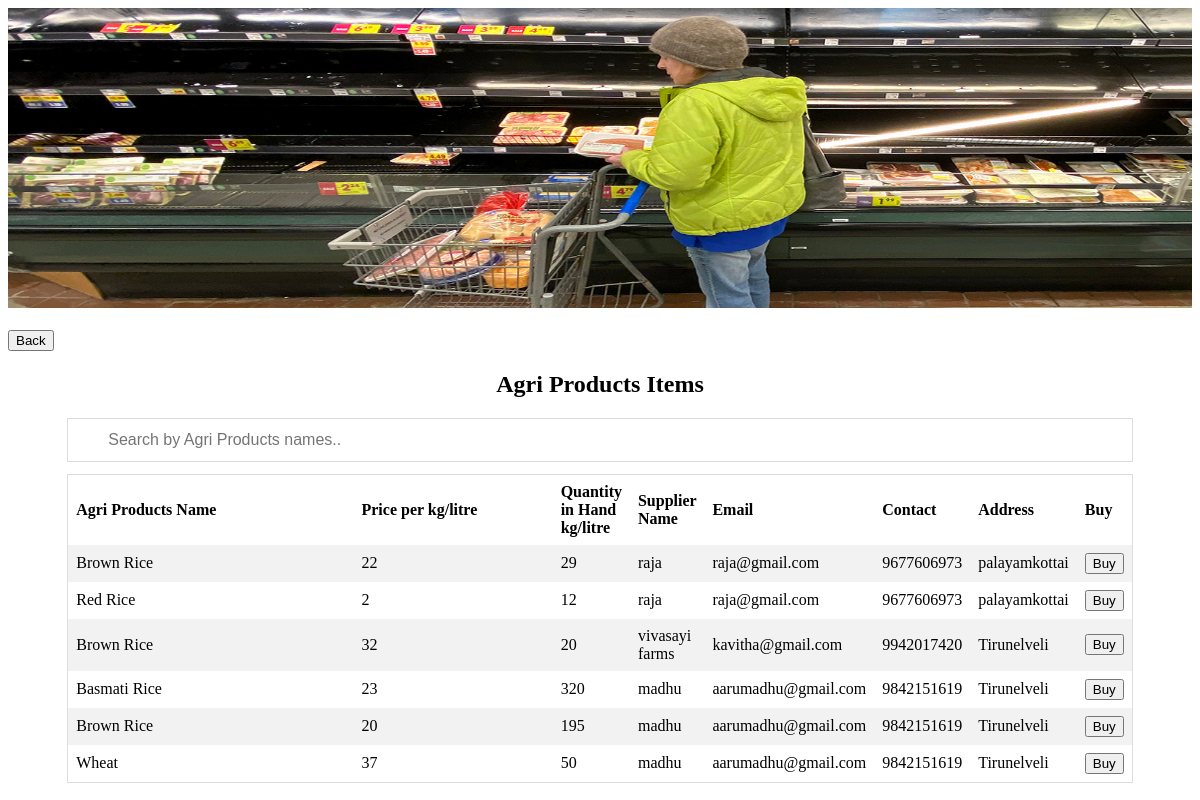
The page /user/added.php on the database its author committed.
### tables this page shows
CREATE TABLE `added_items` (
  `id` int(2) NOT NULL,
  `name` varchar(30) NOT NULL,
  `price` int(2) NOT NULL,
  `quantity` int(2) NOT NULL,
  `supplier_id` int(2) NOT NULL
);

CREATE TABLE `supplier_details` (
  `id` int(5) NOT NULL,
  `name` varchar(30) NOT NULL,
  `email` varchar(30) NOT NULL,
  `contact` varchar(20) NOT NULL,
  `address` varchar(100) NOT NULL,
  `password` varchar(20) NOT NULL
);

### user/added.php (the view, shortened to what this page needs)
<!DOCTYPE html>
<html>
<head>
</head>
<body>
<img src="gro.jpg" alt="Nature" class="responsive" width="100%" height="300">
<br><br>
<form method="GET" action="added.php">
<button type="submit" name="back" class="registerbtn">Back</button>
</form>
<center>
<h2>Agri Products Items</h2>
</center>
<center>
<input type="text" id="myInput" onkeyup="myFunction()" placeholder="Search by Agri Products names.." title="Type in a name">
<div style="overflow-x:auto;">
<table id="myTable">
  <tr class="header">
    <th style="width:60%;">Agri Products Name</th>
	<th style="width:60%;">Price per kg/litre</th>
	<th style="width:60%;">Quantity in Hand kg/litre</th>
	<th style="width:60%;">Supplier Name</th>
	<th style="width:60%;">Email</th>
	<th style="width:60%;">Contact</th>
	<th style="width:60%;">Address</th>
	<th style="width:60%;">Buy</th>
    </tr>
         <?php
		 $user="root";
				$password="";
				$db="agri_shop";
				$connect=new mysqli("localhost",$user,$password,$db) or die("not connected");
			$query=mysqli_query($connect,"SELECT * FROM `added_items` WHERE 1 ") or die(mysqli_error($connect));
while($row=mysqli_fetch_array($query))
{
    $pid = $row['id'];
	$name=$row['name'];
    $price=$row['price'];
	$quantity=$row['quantity'];
	$id=$row['supplier_id'];
		$query1=mysqli_query($connect,"SELECT * FROM `supplier_details` WHERE `id`=$id ") or die(mysqli_error($connect));
while($row=mysqli_fetch_array($query1))
{
	$sname=$row['name'];
    $email=$row['email'];
	$contact=$row['contact'];
	$address=$row['address'];
}
echo" <tr>
	<td>$name</td>
    <td>$price</td>
    <td>$quantity</td>
    <td>$sname</td>
	<td>$email</td>
	<td>$contact</td>
	<td>$address</td>
	<td><form method=\"POST\" action=\"added.php\"><input type=\"submit\" name=\"$pid\" value=\"Buy\"onClick=\"document.location.reload(true)\">
	</td>
	</tr>
    ";
}
?>
</table>
</div>
</center>
</body>
</html>

### user/added.php (style rules this page uses)
* { box-sizing: border-box; }
table { border-collapse: collapse; border-spacing: 0; width: 90%; border: 1px solid #ddd; }
th, td { text-align: left; padding: 8px; }
tr:nth-child(even) { background-color: #f2f2f2 }
#myInput { background-image: url('/css/searchicon.png'); background-position: 10px 10px; background-repeat: no-repeat; width: 90%; font-size: 16px; padding: 12px 20px 12px 40px; border: 1px solid #ddd; margin-bottom: 12px; }

### rows shown on the page
added_items: name "Brown Rice", price "22", quantity "29", supplier_details.name "raja", supplier_details.email "raja@gmail.com", supplier_details.contact "9677606973", supplier_details.address "palayamkottai"
added_items: name "Red Rice", price "2", quantity "12", supplier_details.name "raja", supplier_details.email "raja@gmail.com", supplier_details.contact "9677606973", supplier_details.address "palayamkottai"
added_items: name "Brown Rice", price "32", quantity "20", supplier_details.name "vivasayi farms", supplier_details.email "kavitha@gmail.com", supplier_details.contact "9942017420", supplier_details.address "Tirunelveli"
added_items: name "Basmati Rice", price "23", quantity "320", supplier_details.name "madhu", supplier_details.email "aarumadhu@gmail.com", supplier_details.contact "9842151619", supplier_details.address "Tirunelveli"
added_items: name "Brown Rice", price "20", quantity "195", supplier_details.name "madhu", supplier_details.email "aarumadhu@gmail.com", supplier_details.contact "9842151619", supplier_details.address "Tirunelveli"
added_items: name "Wheat", price "37", quantity "50", supplier_details.name "madhu", supplier_details.email "aarumadhu@gmail.com", supplier_details.contact "9842151619", supplier_details.address "Tirunelveli"
